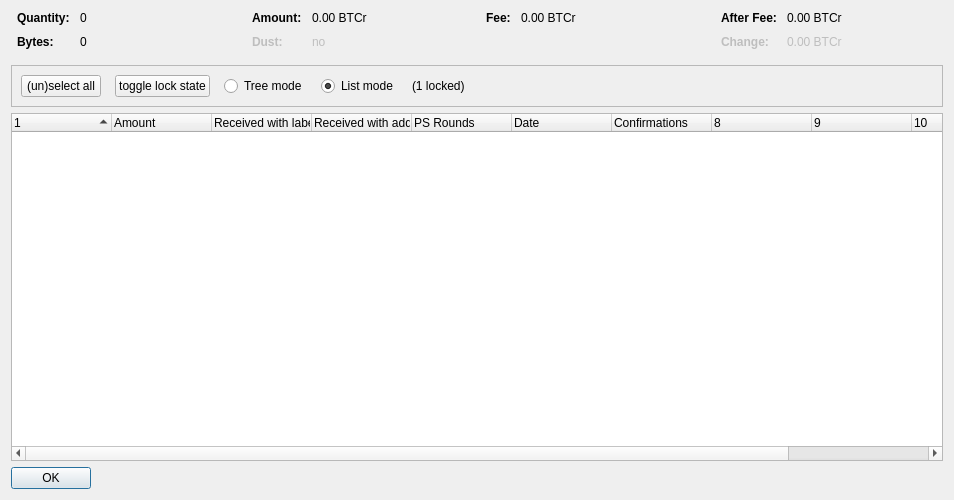
<?xml version="1.0" encoding="UTF-8"?>
<ui version="4.0">
 <class>CoinControlDialog</class>
 <widget class="QDialog" name="CoinControlDialog">
  <property name="geometry">
   <rect>
    <x>0</x>
    <y>0</y>
    <width>954</width>
    <height>500</height>
   </rect>
  </property>
  <property name="windowTitle">
   <string>Coin Selection</string>
  </property>
  <layout class="QVBoxLayout" name="verticalLayout">
   <item>
    <layout class="QHBoxLayout" name="horizontalLayoutTop" stretch="0,0,0,0">
     <property name="topMargin">
      <number>0</number>
     </property>
     <property name="bottomMargin">
      <number>10</number>
     </property>
     <item>
      <layout class="QFormLayout" name="formLayoutCoinControl1">
       <property name="horizontalSpacing">
        <number>10</number>
       </property>
       <property name="verticalSpacing">
        <number>10</number>
       </property>
       <property name="leftMargin">
        <number>6</number>
       </property>
       <property name="rightMargin">
        <number>6</number>
       </property>
       <item row="0" column="0">
        <widget class="QLabel" name="labelCoinControlQuantityText">
         <property name="font">
          <font>
           <weight>75</weight>
           <bold>true</bold>
          </font>
         </property>
         <property name="text">
          <string>Quantity:</string>
         </property>
        </widget>
       </item>
       <item row="0" column="1">
        <widget class="QLabel" name="labelCoinControlQuantity">
         <property name="cursor">
          <cursorShape>IBeamCursor</cursorShape>
         </property>
         <property name="contextMenuPolicy">
          <enum>Qt::ActionsContextMenu</enum>
         </property>
         <property name="text">
          <string notr="true">0</string>
         </property>
         <property name="textInteractionFlags">
          <set>Qt::LinksAccessibleByMouse|Qt::TextSelectableByKeyboard|Qt::TextSelectableByMouse</set>
         </property>
        </widget>
       </item>
       <item row="1" column="0">
        <widget class="QLabel" name="labelCoinControlBytesText">
         <property name="font">
          <font>
           <weight>75</weight>
           <bold>true</bold>
          </font>
         </property>
         <property name="text">
          <string>Bytes:</string>
         </property>
        </widget>
       </item>
       <item row="1" column="1">
        <widget class="QLabel" name="labelCoinControlBytes">
         <property name="cursor">
          <cursorShape>IBeamCursor</cursorShape>
         </property>
         <property name="contextMenuPolicy">
          <enum>Qt::ActionsContextMenu</enum>
         </property>
         <property name="text">
          <string notr="true">0</string>
         </property>
         <property name="textInteractionFlags">
          <set>Qt::LinksAccessibleByMouse|Qt::TextSelectableByKeyboard|Qt::TextSelectableByMouse</set>
         </property>
        </widget>
       </item>
      </layout>
     </item>
     <item>
      <layout class="QFormLayout" name="formLayoutCoinControl2">
       <property name="horizontalSpacing">
        <number>10</number>
       </property>
       <property name="verticalSpacing">
        <number>10</number>
       </property>
       <property name="leftMargin">
        <number>6</number>
       </property>
       <property name="rightMargin">
        <number>6</number>
       </property>
       <item row="0" column="0">
        <widget class="QLabel" name="labelCoinControlAmountText">
         <property name="font">
          <font>
           <weight>75</weight>
           <bold>true</bold>
          </font>
         </property>
         <property name="text">
          <string>Amount:</string>
         </property>
        </widget>
       </item>
       <item row="0" column="1">
        <widget class="QLabel" name="labelCoinControlAmount">
         <property name="cursor">
          <cursorShape>IBeamCursor</cursorShape>
         </property>
         <property name="contextMenuPolicy">
          <enum>Qt::ActionsContextMenu</enum>
         </property>
         <property name="text">
          <string notr="true">0.00 BTCr</string>
         </property>
         <property name="textInteractionFlags">
          <set>Qt::LinksAccessibleByMouse|Qt::TextSelectableByKeyboard|Qt::TextSelectableByMouse</set>
         </property>
        </widget>
       </item>
       <item row="1" column="0">
        <widget class="QLabel" name="labelCoinControlLowOutputText">
         <property name="enabled">
          <bool>false</bool>
         </property>
         <property name="font">
          <font>
           <weight>75</weight>
           <bold>true</bold>
          </font>
         </property>
         <property name="text">
          <string>Dust:</string>
         </property>
        </widget>
       </item>
       <item row="1" column="1">
        <widget class="QLabel" name="labelCoinControlLowOutput">
         <property name="enabled">
          <bool>false</bool>
         </property>
         <property name="cursor">
          <cursorShape>IBeamCursor</cursorShape>
         </property>
         <property name="contextMenuPolicy">
          <enum>Qt::ActionsContextMenu</enum>
         </property>
         <property name="text">
          <string notr="true">no</string>
         </property>
         <property name="textInteractionFlags">
          <set>Qt::LinksAccessibleByMouse|Qt::TextSelectableByKeyboard|Qt::TextSelectableByMouse</set>
         </property>
        </widget>
       </item>
      </layout>
     </item>
     <item>
      <layout class="QFormLayout" name="formLayoutCoinControl3">
       <property name="horizontalSpacing">
        <number>10</number>
       </property>
       <property name="verticalSpacing">
        <number>10</number>
       </property>
       <property name="leftMargin">
        <number>6</number>
       </property>
       <property name="rightMargin">
        <number>6</number>
       </property>
       <item row="0" column="0">
        <widget class="QLabel" name="labelCoinControlFeeText">
         <property name="font">
          <font>
           <weight>75</weight>
           <bold>true</bold>
          </font>
         </property>
         <property name="text">
          <string>Fee:</string>
         </property>
        </widget>
       </item>
       <item row="0" column="1">
        <widget class="QLabel" name="labelCoinControlFee">
         <property name="cursor">
          <cursorShape>IBeamCursor</cursorShape>
         </property>
         <property name="contextMenuPolicy">
          <enum>Qt::ActionsContextMenu</enum>
         </property>
         <property name="text">
          <string notr="true">0.00 BTCr</string>
         </property>
         <property name="textInteractionFlags">
          <set>Qt::LinksAccessibleByMouse|Qt::TextSelectableByKeyboard|Qt::TextSelectableByMouse</set>
         </property>
        </widget>
       </item>
      </layout>
     </item>
     <item>
      <layout class="QFormLayout" name="formLayoutCoinControl4">
       <property name="horizontalSpacing">
        <number>10</number>
       </property>
       <property name="verticalSpacing">
        <number>10</number>
       </property>
       <property name="leftMargin">
        <number>6</number>
       </property>
       <property name="rightMargin">
        <number>6</number>
       </property>
       <item row="0" column="0">
        <widget class="QLabel" name="labelCoinControlAfterFeeText">
         <property name="font">
          <font>
           <weight>75</weight>
           <bold>true</bold>
          </font>
         </property>
         <property name="text">
          <string>After Fee:</string>
         </property>
        </widget>
       </item>
       <item row="0" column="1">
        <widget class="QLabel" name="labelCoinControlAfterFee">
         <property name="cursor">
          <cursorShape>IBeamCursor</cursorShape>
         </property>
         <property name="contextMenuPolicy">
          <enum>Qt::ActionsContextMenu</enum>
         </property>
         <property name="text">
          <string notr="true">0.00 BTCr</string>
         </property>
         <property name="textInteractionFlags">
          <set>Qt::LinksAccessibleByMouse|Qt::TextSelectableByKeyboard|Qt::TextSelectableByMouse</set>
         </property>
        </widget>
       </item>
       <item row="1" column="0">
        <widget class="QLabel" name="labelCoinControlChangeText">
         <property name="enabled">
          <bool>false</bool>
         </property>
         <property name="font">
          <font>
           <weight>75</weight>
           <bold>true</bold>
          </font>
         </property>
         <property name="text">
          <string>Change:</string>
         </property>
        </widget>
       </item>
       <item row="1" column="1">
        <widget class="QLabel" name="labelCoinControlChange">
         <property name="enabled">
          <bool>false</bool>
         </property>
         <property name="cursor">
          <cursorShape>IBeamCursor</cursorShape>
         </property>
         <property name="contextMenuPolicy">
          <enum>Qt::ActionsContextMenu</enum>
         </property>
         <property name="text">
          <string notr="true">0.00 BTCr</string>
         </property>
         <property name="textInteractionFlags">
          <set>Qt::LinksAccessibleByMouse|Qt::TextSelectableByKeyboard|Qt::TextSelectableByMouse</set>
         </property>
        </widget>
       </item>
      </layout>
     </item>
    </layout>
   </item>
   <item>
    <widget class="QFrame" name="frame">
     <property name="minimumSize">
      <size>
       <width>0</width>
       <height>40</height>
      </size>
     </property>
     <property name="frameShape">
      <enum>QFrame::StyledPanel</enum>
     </property>
     <property name="frameShadow">
      <enum>QFrame::Sunken</enum>
     </property>
     <layout class="QHBoxLayout" name="horizontalLayout">
      <item>
       <layout class="QHBoxLayout" name="horizontalLayoutPanel" stretch="0,0,0,0,0,0">
        <property name="spacing">
         <number>14</number>
        </property>
        <item>
         <widget class="QPushButton" name="pushButtonSelectAll">
          <property name="sizePolicy">
           <sizepolicy hsizetype="Maximum" vsizetype="Fixed">
            <horstretch>0</horstretch>
            <verstretch>0</verstretch>
           </sizepolicy>
          </property>
          <property name="text">
           <string>(un)select all</string>
          </property>
          <property name="autoDefault">
           <bool>false</bool>
          </property>
         </widget>
        </item>
        <item>
         <widget class="QPushButton" name="pushButtonToggleLock">
          <property name="sizePolicy">
           <sizepolicy hsizetype="Maximum" vsizetype="Fixed">
            <horstretch>0</horstretch>
            <verstretch>0</verstretch>
           </sizepolicy>
          </property>
          <property name="text">
           <string>toggle lock state</string>
          </property>
          <property name="autoDefault">
           <bool>false</bool>
          </property>
         </widget>
        </item>
        <item>
         <widget class="QRadioButton" name="radioTreeMode">
          <property name="sizePolicy">
           <sizepolicy hsizetype="Maximum" vsizetype="Fixed">
            <horstretch>0</horstretch>
            <verstretch>0</verstretch>
           </sizepolicy>
          </property>
          <property name="text">
           <string>Tree mode</string>
          </property>
         </widget>
        </item>
        <item>
         <widget class="QRadioButton" name="radioListMode">
          <property name="sizePolicy">
           <sizepolicy hsizetype="Maximum" vsizetype="Fixed">
            <horstretch>0</horstretch>
            <verstretch>0</verstretch>
           </sizepolicy>
          </property>
          <property name="text">
           <string>List mode</string>
          </property>
          <property name="checked">
           <bool>true</bool>
          </property>
         </widget>
        </item>
        <item>
         <widget class="QLabel" name="labelLocked">
          <property name="text">
           <string>(1 locked)</string>
          </property>
         </widget>
        </item>
        <item>
         <spacer name="horizontalSpacer">
          <property name="orientation">
           <enum>Qt::Horizontal</enum>
          </property>
          <property name="sizeHint" stdset="0">
           <size>
            <width>40</width>
            <height>20</height>
           </size>
          </property>
         </spacer>
        </item>
       </layout>
      </item>
     </layout>
    </widget>
   </item>
   <item>
    <widget class="CoinControlTreeWidget" name="treeWidget">
     <property name="contextMenuPolicy">
      <enum>Qt::CustomContextMenu</enum>
     </property>
     <property name="sortingEnabled">
      <bool>false</bool>
     </property>
     <property name="columnCount">
      <number>11</number>
     </property>
     <attribute name="headerShowSortIndicator" stdset="0">
      <bool>true</bool>
     </attribute>
     <attribute name="headerStretchLastSection">
      <bool>false</bool>
     </attribute>
     <column>
      <property name="text">
       <string/>
      </property>
     </column>
     <column>
      <property name="text">
       <string>Amount</string>
      </property>
     </column>
     <column>
      <property name="text">
       <string>Received with label</string>
      </property>
     </column>
     <column>
      <property name="text">
       <string>Received with address</string>
      </property>
     </column>
     <column>
      <property name="text">
       <string>PS Rounds</string>
      </property>
     </column>
     <column>
      <property name="text">
       <string>Date</string>
      </property>
     </column>
     <column>
      <property name="text">
       <string>Confirmations</string>
      </property>
      <property name="toolTip">
       <string>Confirmed</string>
      </property>
     </column>
     <column>
      <property name="text">
       <string/>
      </property>
     </column>
     <column>
      <property name="text">
       <string/>
      </property>
     </column>
     <column>
      <property name="text">
       <string/>
      </property>
     </column>
     <column>
      <property name="text">
       <string/>
      </property>
     </column>
    </widget>
   </item>
   <item>
    <widget class="QDialogButtonBox" name="buttonBox">
     <property name="sizePolicy">
      <sizepolicy hsizetype="Maximum" vsizetype="Fixed">
       <horstretch>0</horstretch>
       <verstretch>0</verstretch>
      </sizepolicy>
     </property>
     <property name="orientation">
      <enum>Qt::Horizontal</enum>
     </property>
     <property name="standardButtons">
      <set>QDialogButtonBox::Ok</set>
     </property>
    </widget>
   </item>
  </layout>
 </widget>
 <customwidgets>
  <customwidget>
   <class>CoinControlTreeWidget</class>
   <extends>QTreeWidget</extends>
   <header>coincontroltreewidget.h</header>
  </customwidget>
 </customwidgets>
 <resources/>
 <connections/>
</ui>
